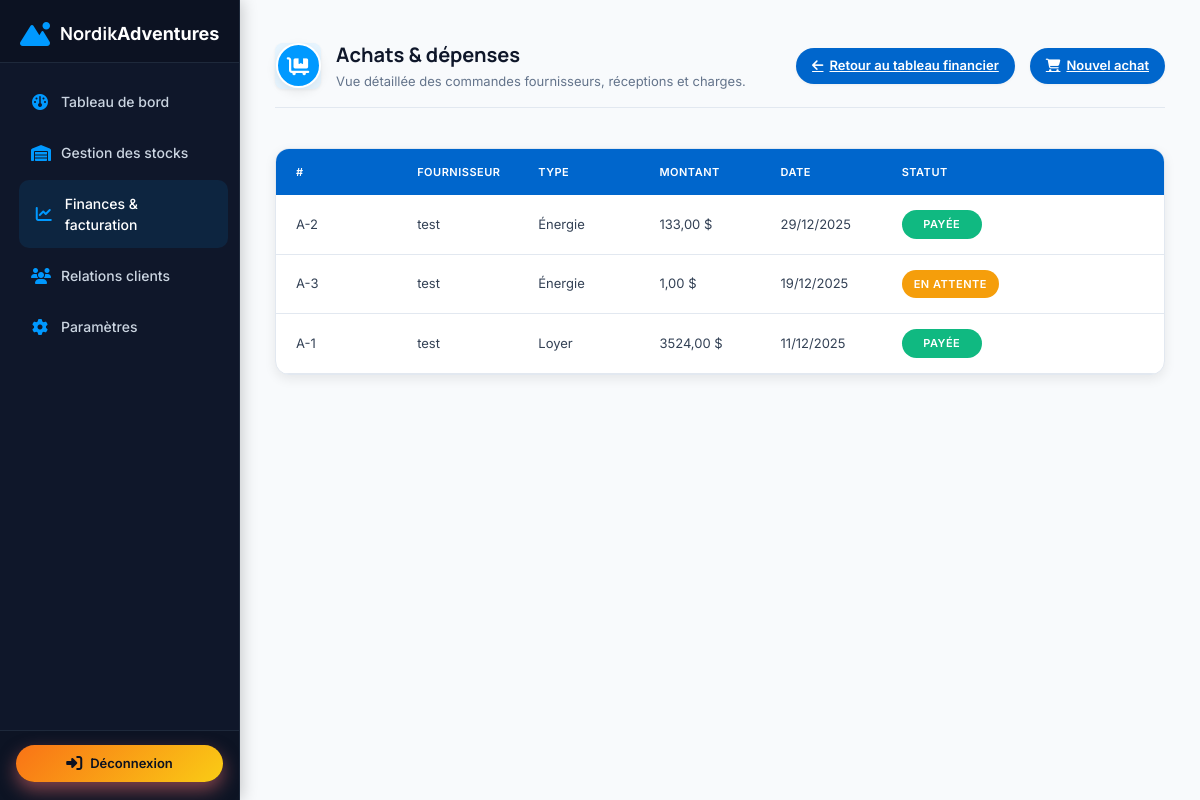
The page /finances/achats/ on the database its author committed.
### finances/models.py (models this page shows, shortened)
class Expense(TimeStampedModel):
    STATUS_PAID = "paid"
    STATUS_PENDING = "pending"
    STATUS_OVERDUE = "overdue"
    STATUS_CHOICES = [
        (STATUS_PAID, "Payée"),
        (STATUS_PENDING, "En attente"),
        (STATUS_OVERDUE, "En retard"),
    ]
    EXPENSE_TYPE_STOCK = "stock"
    EXPENSE_TYPE_ENERGY = "energy"
    EXPENSE_TYPE_RENT = "rent"
    EXPENSE_TYPE_SALARY = "salary"
    EXPENSE_TYPE_OTHER = "other"
    EXPENSE_TYPE_CHOICES = [
        (EXPENSE_TYPE_STOCK, "Stock"),
        (EXPENSE_TYPE_ENERGY, "Énergie"),
        (EXPENSE_TYPE_RENT, "Loyer"),
        (EXPENSE_TYPE_SALARY, "Salaire"),
        (EXPENSE_TYPE_OTHER, "Autre"),
    ]
    supplier_name = models.CharField("Nom du fournisseur", max_length=255)
    expense_type = models.CharField(
        "Type de dépense",
        max_length=20,
        choices=EXPENSE_TYPE_CHOICES,
        default=EXPENSE_TYPE_OTHER,
    )
    amount = models.DecimalField("Montant ($)", max_digits=10, decimal_places=2)
    expense_date = models.DateField("Date de dépense")
    due_date = models.DateField("Date d'échéance", blank=True, null=True)
    status = models.CharField(
        "Statut",
        max_length=20,
        choices=STATUS_CHOICES,
        default=STATUS_PENDING,
    )
    reference = models.CharField("Référence", max_length=100, blank=True)
    notes = models.TextField("Notes", blank=True)
    class Meta:
        verbose_name = "Dépense"
        verbose_name_plural = "Dépenses"
        ordering = ["-expense_date"]

### finances/views.py (the view)
# urls.py: path("achats/", views.finances_achats, name="finances_achats"),
def finances_achats(request):
    expenses = Expense.objects.all().order_by("-expense_date")
    context = {"expenses": expenses}
    return render(request, "pgi/finances_achats.html", context)

### templates/pgi/finances_achats.html (shortened to what this page needs)
{% load static %}
<!DOCTYPE html>
<html lang="fr">
<head>
  <link rel="stylesheet" href="https://cdnjs.cloudflare.com/ajax/libs/font-awesome/6.4.0/css/all.min.css" />
  <link rel="stylesheet" href="{% static 'style.css' %}">
</head>
<body>
  <aside class="sidebar">
    <div class="sidebar-header">
      <div class="logo">
        <i class="fa-solid fa-mountain-sun"></i>
        <h2>Nordik<span>Adventures</span></h2>
      </div>
    </div>
    <nav class="sidebar-nav">
      <a href="{% url 'pgi:dashboard' %}"><i class="fa-solid fa-gauge"></i><span>Tableau de bord</span></a>
      <a href="{% url 'pgi:stocks' %}"><i class="fa-solid fa-warehouse"></i><span>Gestion des stocks</span></a>
      <a href="{% url 'pgi:finances' %}" class="active"><i class="fa-solid fa-chart-line"></i><span>Finances &amp; facturation</span></a>
      <a href="{% url 'pgi:clients' %}"><i class="fa-solid fa-users"></i><span>Relations clients</span></a>
      <a href="{% url 'pgi:settings' %}"><i class="fa-solid fa-gear"></i><span>Paramètres</span></a>
    </nav>
    <div class="sidebar-footer">
      <a href="{% url 'pgi:logout' %}" class="logout-btn">
        <i class="fa-solid fa-right-to-bracket"></i>
        <span>Déconnexion</span>
      </a>
    </div>
  </aside>
  <main class="main">
    <div class="dashboard-header">
      <div class="user-section">
        <div class="header-icon">
          <i class="fa-solid fa-cart-flatbed"></i>
        </div>
        <div>
          <h2>Achats &amp; dépenses</h2>
          <p>Vue détaillée des commandes fournisseurs, réceptions et charges.</p>
        </div>
      </div>
      <div class="header-tools">
        <a href="{% url 'pgi:finances' %}" class="add-btn">
          <i class="fa-solid fa-arrow-left"></i> Retour au tableau financier
        </a>
        <a href="{% url 'finances:expense_create' %}" class="add-btn">
          <i class="fa-solid fa-cart-shopping"></i> Nouvel achat
        </a>
      </div>
    </div>
    <section class="modern-table compact">
      <div class="table-container" id="blocAchats">
        <div class="table-header">
          <span>#</span>
          <span>Fournisseur</span>
          <span>Type</span>
          <span>Montant</span>
          <span>Date</span>
          <span>Statut</span>
        </div>
        {% if expenses %}
          {% for exp in expenses %}
            <div class="table-row">
              <span>A-{{ exp.id }}</span>
              <span>{{ exp.supplier_name }}</span>
              <span>{{ exp.get_expense_type_display }}</span>
              <span>{{ exp.amount }} $</span>
              <span>{{ exp.expense_date|date:"d/m/Y" }}</span>
              <span>
                <span class="status
                  {% if exp.status == exp.STATUS_PAID %}ok
                  {% elif exp.status == exp.STATUS_PENDING %}warning
                  {% else %}critical
                  {% endif %}">
                  {{ exp.get_status_display }}
                </span>
              </span>
            </div>
          {% endfor %}
        {% else %}
          <div class="table-row">
            <span colspan="6">Aucun achat enregistré pour l’instant. Ils seront lus depuis la BDD.</span>
          </div>
        {% endif %}
      </div>
    </section>
  </main>
</body>
</html>

### rows shown on the page
Expense: id "2", supplier_name "test", expense_type "Énergie", amount "133,00", expense_date "29/12/2025", status "PAYÉE"
Expense: id "3", supplier_name "test", expense_type "Énergie", amount "1,00", expense_date "19/12/2025", status "EN ATTENTE"
Expense: id "1", supplier_name "test", expense_type "Loyer", amount "3524,00", expense_date "11/12/2025", status "PAYÉE"
